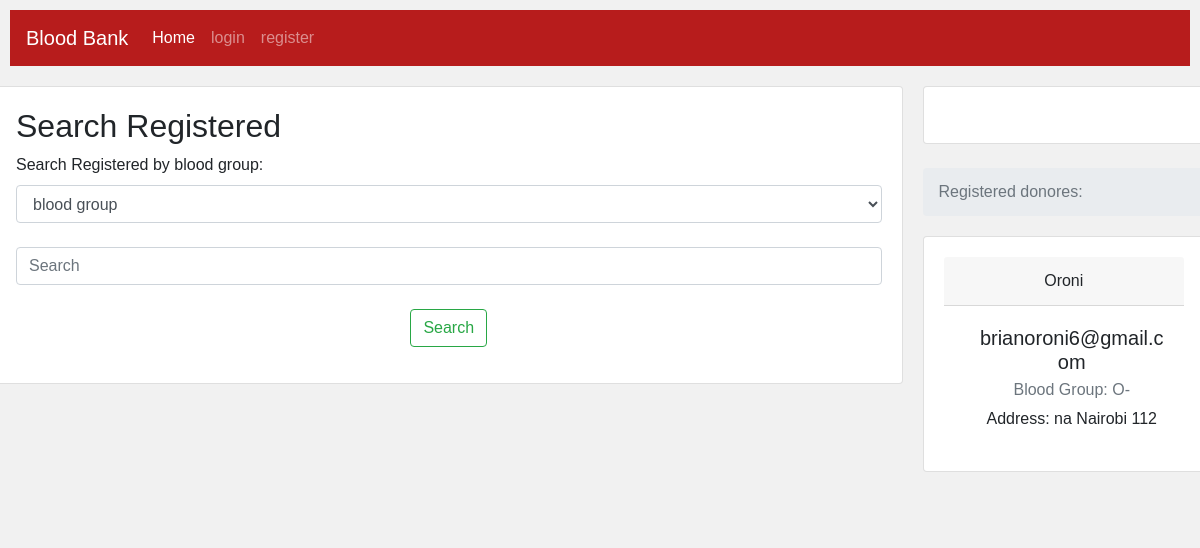
/index, run on the app's committed database.
### tables this page shows
CREATE TABLE users (lastdonation TEXT,frequency TEXT,totaldonation INTEGER,monthssincefirst TEXT,name TEXT, addr TEXT, city TEXT, pin TEXT, bg TEXT,email TEXT UNIQUE, pass TEXT);

### app.py (the view, shortened to what this page needs)
@app.route('/index', methods=['POST', 'GET'])
def index():
    if session.get('username') is not None:
        messages = session['username']
    else:
        messages = ""
    user = {'username': messages}
    print(messages)
    if request.method == 'GET':
        con = sqlite3.connect('database.db')
        con.row_factory = sqlite3.Row
        cur = con.cursor()
        cur.execute("select * from users ")
        rows = cur.fetchall()
        return render_template('index2.html',
                               title='Home',
                               user=user,
                               rows=rows)

### templates/index2.html (shortened to what this page needs)
 {% extends "base.html" %} {% block content %}
</head>
<body>
    <div class="row">
        <div class="leftcolumn">
            <div class="card">
                <h2>Search Registered</h2>
                <form class="form-group" action="{{url_for('index')}}" method="POST">
                    <label for="sel"> Search Registered by blood group:</label>
                    <select name="type" class="form-control" id="exampleFormControlSelect1" required>
            <option value="blood">blood group</option>
          </select><br>
                    <input class="form-control mr-sm-2" type="search" name="search" placeholder="Search" aria-label="Search" required><br>
                    <center><button class="btn btn-outline-success my-2 my-sm-0" type="submit">Search</button></center>
                </form>
            </div>
        </div>
        <div class="rightcolumn">
            <div class="card">
                </div>
                <div class="container-fluid" style="visibility: visible; display:inline;">
                    <nav aria-label="breadcrumb">
                        <ol class="breadcrumb">
                            <li class="breadcrumb-item active" aria-current="page">Registered donores:
                            </li>
                        </ol>
                    </nav>
                    <center>
                        {% for row in rows %}
                        <div class="card">
                            <div class="card-header">
                                {{row["name"]}}
                            </div>
                            <div class="card-body">
                                <h5 class="card-title ml-3"> {{row['email']}}</h5>
                                <h6 class="card-subtitle mb-2  ml-3 text-muted"> Blood Group: {{row['bg']}}</h6>
                                <p class="card-text ml-3"> Address: {{row["addr"]}} {{ row["city"]}} {{row['pin']}}
                                    <br>
                                    </div>
                            </div>
                            <br> {% endfor %}</center>
                    </div>
                </div>
            </div>
            {% endblock %}

### templates/index2.html (style rules this page uses)
* { box-sizing: border-box; }
body { font-family: Arial; padding: 10px; background: #f1f1f1; }
.leftcolumn { float: left; width: 75%; }
.rightcolumn { float: left; width: 25%; background-color: #f1f1f1; padding-left: 20px; }
.card { background-color: white; padding: 20px; margin-top: 20px; }
.row:after { content: ""; display: table; clear: both; }

### data on the page
users: name "Oroni", email "brianoroni6@gmail.com", bg "O-", addr "na", city "Nairobi", pin "112"
